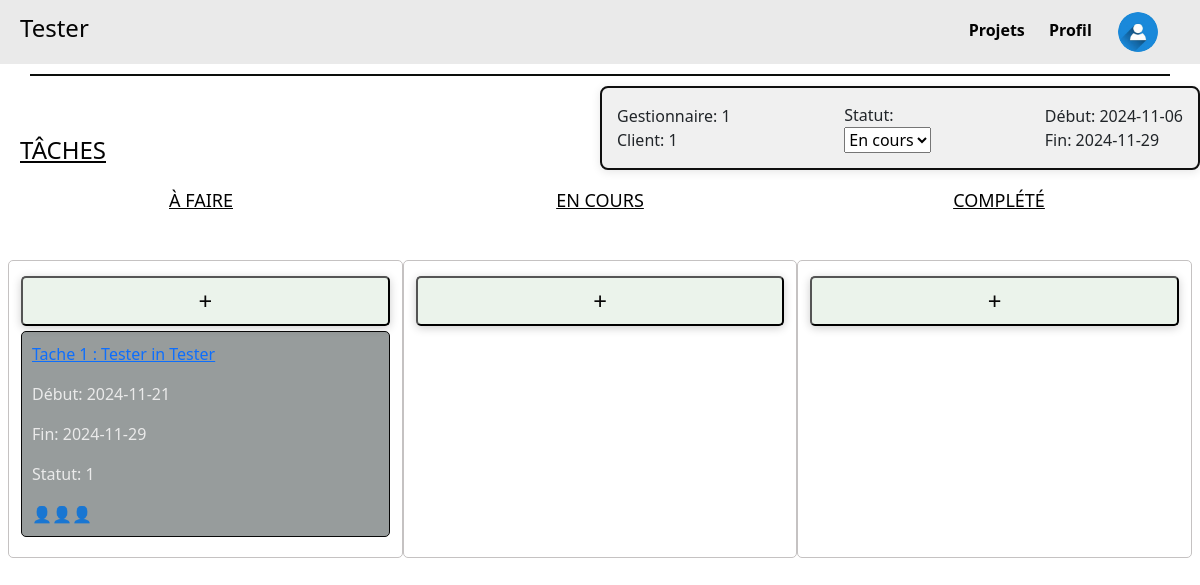
Before: /projet/2 with the older database file.
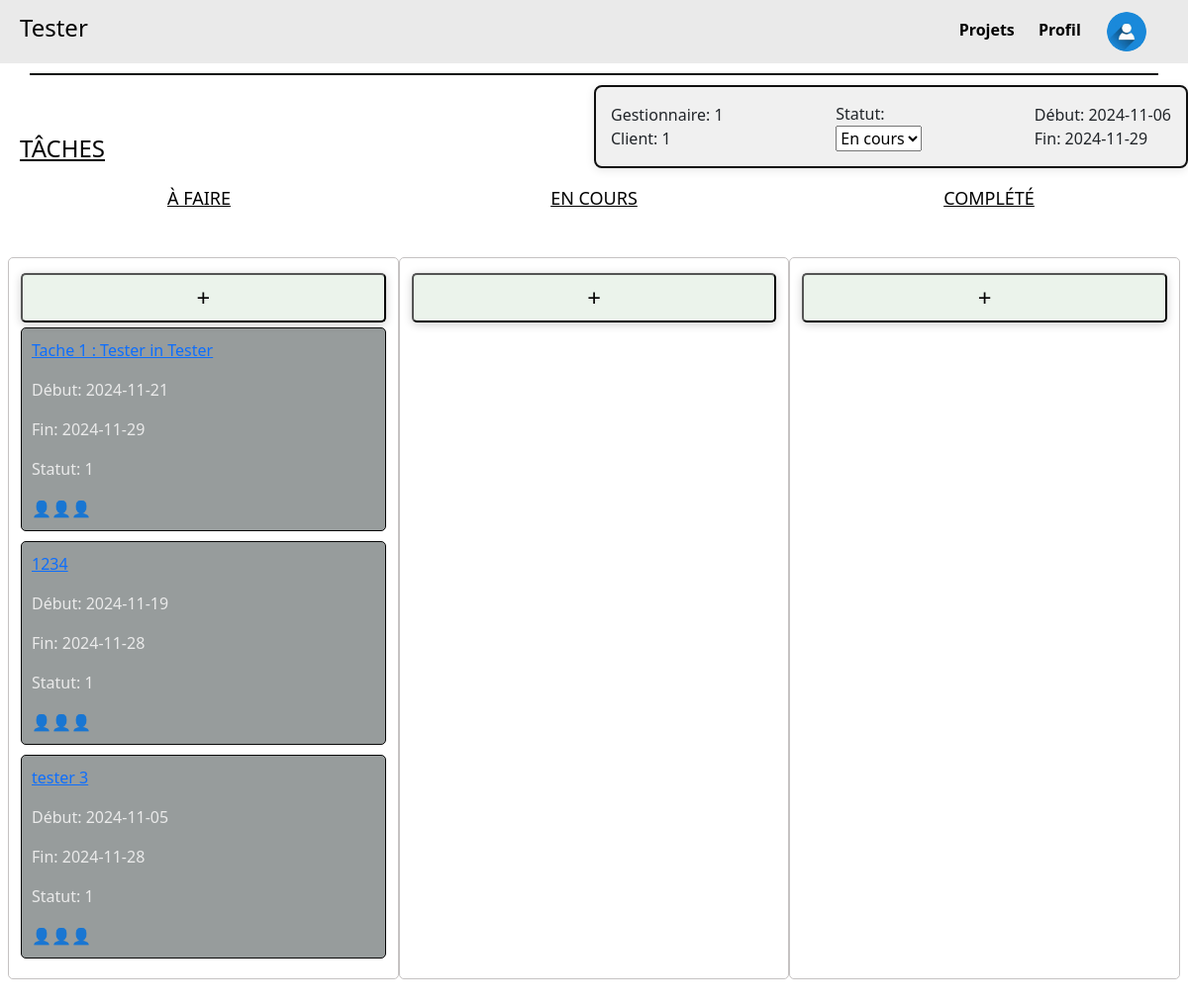
After: the same page with the newer database file.
### tables this page shows
CREATE TABLE Projet_proj (
    proj_id INTEGER PRIMARY KEY,
    proj_clnt_id INTEGER NOT NULL,
    proj_etat_etat INTEGER NOT NULL,
    proj_emp_id INTEGER NOT NULL,
    proj_nom TEXT NOT NULL,
    proj_dateDebut DATE,
    proj_dateFin DATE,
    proj_isTemplate BOOLEAN,
    FOREIGN KEY (proj_clnt_id) REFERENCES Client_clnt(clnt_id),
    FOREIGN KEY (proj_etat_etat) REFERENCES Etat_etat(etat_id),
    FOREIGN KEY (proj_emp_id) REFERENCES Employee_emp(emp_id)
);

CREATE TABLE Tache_tch (
    tch_id INTEGER PRIMARY KEY,
    tch_proj_id INTEGER NOT NULL,
    tch_etat_etat INTEGER NOT NULL,
    tch_parent INTEGER,
    tch_nom TEXT NOT NULL,
    tch_dateDebut DATE,
    tch_dateFin DATE,
    FOREIGN KEY (tch_proj_id) REFERENCES Projet_proj(proj_id),
    FOREIGN KEY (tch_etat_etat) REFERENCES Etat_etat(etat_id),
    FOREIGN KEY (tch_parent) REFERENCES Tache_tch(tch_id)
);

### main.py (the view)
@app.route('/projet/<int:id>', methods=['GET'])
def projet(id):
    conn = get_db()
    cursor = conn.cursor()
    cursor.execute("SELECT * FROM Projet_proj WHERE proj_id = ?", (id,))
    projet = cursor.fetchone()
    if not projet:
        conn.close()
        return "Projet non trouvé", 404
    cursor.execute("SELECT * FROM Tache_tch WHERE tch_proj_id = ?", (id,))
    taches = cursor.fetchall()
    conn.close()
    return render_template('projet.html', projet=projet, taches=taches)

### main.py (called while the page is built)
def get_db():                           #connexion à la base de données
    conn = sqlite3.connect(DB)
    conn.row_factory = sqlite3.Row  # Allows us to access rows by column name
    return conn

### templates/projet.html (shortened to what this page needs)
<!DOCTYPE html>
<html lang="fr">
  <head>
    <link rel="stylesheet" href="../static/css/style.css" />
    <link
      href="https://cdn.jsdelivr.net/npm/bootstrap@5.3.3/dist/css/bootstrap.min.css"
      rel="stylesheet"
    />
  </head>
  <body>
    <div class="header">
      <h4>{{ projet[4] }}</h4>
      <div class="menu">
        <a href="{{ url_for('listeProjets') }}" class="highlight-link"
          >Projets</a
        >
        <a href="{{ url_for('profil') }}" class="highlight-link">Profil</a>
        <a href="#" class="user-icon">
          <img
            src="../static/images/icon_utiliateur.jpg"
            alt="User Icon"
            width="40"
            height="40"
          />
        </a>
      </div>
    </div>
    <div class="divider"></div>
    <h4 class="taches">TÂCHES</h4>
    <div class="project-details">
      <div class="part1">
        <p>Gestionnaire: {{ projet[3] }}</p>
        <p>Client: {{ projet[1] }}</p>
      </div>
      <div class="part2">
        <label for="status">Statut:</label>
        <select id="status">
          <option value="en_cours">En cours</option>
        </select>
      </div>
      <div class="part3">
        <p>Début: {{ projet[5] }}</p>
        <p>Fin: {{ projet[6] }}</p>
      </div>
    </div>
    <div class="task-status">
      <h4 class="A_faire">À FAIRE</h4>
      <h4 class="en_cours">EN COURS</h4>
      <h4 class="complete">COMPLÉTÉ</h4>
    </div>
    <div class="tasks-container row">
      <div
        class="column col-12 col-md-4"
        ondrop="drop(event)"
        ondragover="allowDrop(event)"
      >
        <button class="add-button" onclick="showTaskForm()">+</button>
        {% for tache in taches %}
        <div class="task" id="task1" draggable="true" ondragstart="drag(event)">
          <a href="{{ url_for('tache', id=tache[0]) }}">
            <p>{{ tache[4] }}</p>
          </a>
          <p>Début: {{ tache[5] }}</p>
          <p>Fin: {{ tache[6] }}</p>
          <p>Statut: {{ tache[2] }}</p>
          <div class="icons">👤👤👤</div>
        </div>
        {% endfor %}
      </div>
      <div
        class="column col-12 col-md-4"
        ondrop="drop(event)"
        ondragover="allowDrop(event)"
      >
        <button class="add-button" onclick="showTaskForm()">+</button>
      </div>
      <div
        class="column col-12 col-md-4"
        ondrop="drop(event)"
        ondragover="allowDrop(event)"
      >
        <button class="add-button" onclick="showTaskForm()">+</button>
      </div>
    </div>
  </body>
</html>

### static/css/style.css (style rules this page uses)
body { font-family: Arial, sans-serif; margin: 0; padding: 0; background: #eaeaea; background-size: cover; }
.header { display: flex; justify-content: space-between; align-items: center; background-color: #eaeaea; padding: 10px 20px; color: #030303; }
.divider { width: 95%; height: 2px; background-color: #0c0e0c; margin: 10px auto; }
.taches { position: absolute; left: 20px; margin-top: 50px; text-decoration: underline; color: #030303; }
.add-button { width: 100%; height: 50px; background-color: #ebf3eb; color: rgb(7, 6, 6); font-size: 24px; border-radius: 5px; cursor: pointer; margin-top: 5px; box-shadow: 0 2px 10px rgba(0, 0, 0, 0.2); margin-bottom: 5px; }
.highlight-link { position: relative; text-decoration: none; color: #a80c67; padding: 5px 0; }
.menu a { margin-right: 20px; text-decoration: none; color: #020202; font-weight: bold; }
.user-icon { display: inline-block; font-size: 20px; border: 2px solid transparent; background-color: transparent; border-radius: 50%; margin-top: auto; vertical-align: middle; border-radius: 100%; overflow: hidden; margin: 0; padding: 0; }
.project-details { top: 20px; right: 20px; width: 90%; margin-left: auto; max-width: 600px; background-color: #f0f0f0; border: 2px solid #0f0f0f; border-radius: 8px; padding: 15px; box-shadow: 0 2px 10px rgba(3, 3, 3, 0.1); display: flex; justify-content: space-between; align-items: center; }
.part1, .part2, .part3 { display: flex; flex-direction: column; }
.part1 p, .part2 p, .part3 p { margin: 0; }
.column { width: 100%; background-color: transparent; padding: 10px; border: 1px solid #c5c2c2; border-radius: 5px; margin-bottom: 20px; }
.task { background-color: #979c9c; padding: 10px; margin-bottom: 10px; border-radius: 5px; border: 1px solid #080808; color:#eaeaea; }
.icons { display: flex; justify-content: flex-start; }
.task-status { display: flex; justify-content: space-evenly; margin-bottom: 20px; flex-wrap: wrap; }
.A_faire, .en_cours, .complete { margin-top: 20px; font-size: 18px; color: #020202; text-decoration: underline; text-align: center; width: 100%; }
@media (min-width: 576px) { .A_faire, .en_cours, .complete { width: auto; } }
.tasks-container { display: flex; flex-wrap: wrap; justify-content: space-between; padding: 20px; }
@media (min-width: 768px) { .A_faire, .en_cours, .complete { width: 33%; } }

Changed rows visible on the page:
added Tache_tch: tch_nom "1234", tch_dateDebut "2024-11-19", tch_dateFin "2024-11-28", tch_etat_etat "1"
added Tache_tch: tch_nom "tester 3", tch_dateDebut "2024-11-05", tch_dateFin "2024-11-28", tch_etat_etat "1"
